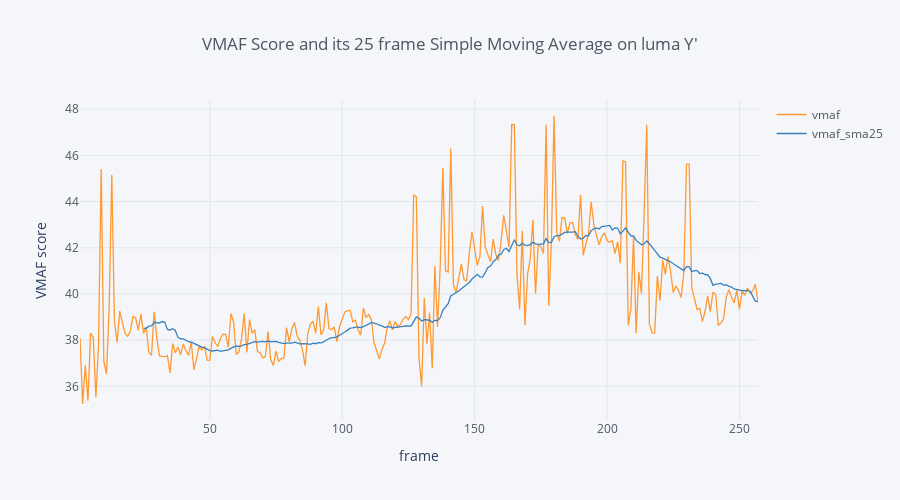

The notebook cell saved with this chart:
### Markdown cell above
Starting by the VMAF metric and its 25 frames (1s) simple moving average.

### Code cell
fig = dfs["vmaf"].iplot(y=["vmaf", "vmaf_sma25"],
                        title="VMAF Score and its 25 frame Simple Moving Average on luma Y'", asFigure=True)

fig.update_xaxes(title="frame")
fig.update_yaxes(title="VMAF score")
fig.update_layout(width=900, height=500, title_x=0.5)

### Figure 1 — Plotly figure (JSON) as saved in the notebook; plotly's stock layout.template omitted (floating-point values rounded to 4 significant figures; data arrays with more than 128 entries replaced by an {"elided": "..."} marker saying what was removed)
{"data": [{"line": {"color": "rgba(255, 153, 51, 1.0)", "dash": "solid", "shape": "linear", "width": 1.3}, "mode": "lines", "name": "vmaf", "text": "", "type": "scatter", "x": {"elided": "257 int values"}, "y": {"elided": "257 float values"}}, {"line": {"color": "rgba(55, 128, 191, 1.0)", "dash": "solid", "shape": "linear", "width": 1.3}, "mode": "lines", "name": "vmaf_sma25", "text": "", "type": "scatter", "x": {"elided": "257 int values"}, "y": {"elided": "257 mixed values"}}], "layout": {"height": 500, "legend": {"bgcolor": "#F5F6F9", "font": {"color": "#4D5663"}}, "paper_bgcolor": "#F5F6F9", "plot_bgcolor": "#F5F6F9", "title": {"font": {"color": "#4D5663"}, "text": "VMAF Score and its 25 frame Simple Moving Average on luma Y'", "x": 0.5}, "width": 900, "xaxis": {"autorange": true, "gridcolor": "#E1E5ED", "range": [1, 257], "showgrid": true, "tickfont": {"color": "#4D5663"}, "title": {"text": "frame"}, "type": "linear", "zerolinecolor": "#E1E5ED"}, "yaxis": {"autorange": true, "gridcolor": "#E1E5ED", "range": [34.54, 48.4], "showgrid": true, "tickfont": {"color": "#4D5663"}, "title": {"text": "VMAF score"}, "type": "linear", "zerolinecolor": "#E1E5ED"}}}
